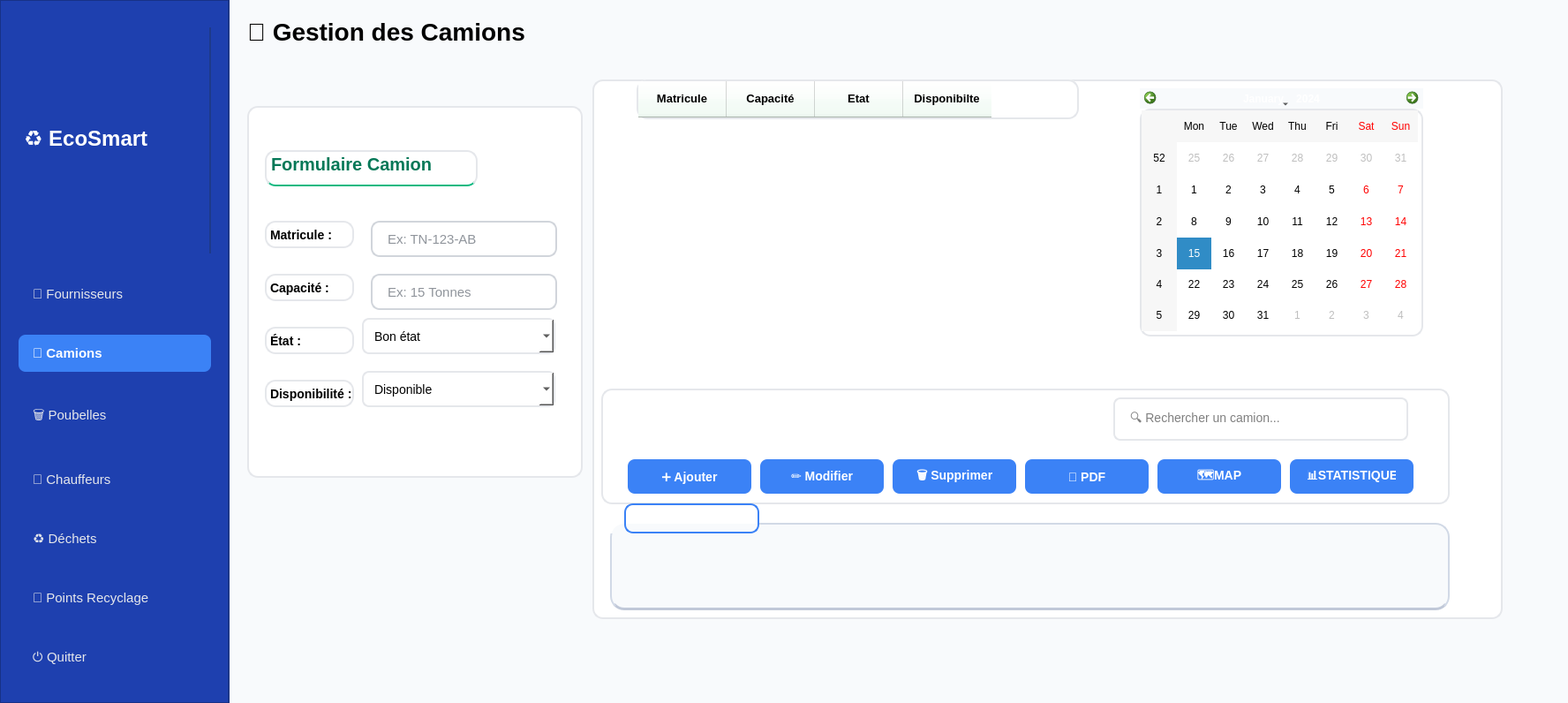
<?xml version="1.0" encoding="UTF-8"?>
<ui version="4.0">
 <class>MainWindow</class>
 <widget class="QMainWindow" name="MainWindow">
  <property name="geometry">
   <rect>
    <x>0</x>
    <y>0</y>
    <width>1776</width>
    <height>796</height>
   </rect>
  </property>
  <property name="windowTitle">
   <string>EcoSmart Collect - Gestion Intelligente des Déchets</string>
  </property>
  <widget class="QWidget" name="centralwidget">
   <layout class="QHBoxLayout" name="horizontalLayout">
    <property name="spacing">
     <number>0</number>
    </property>
    <property name="leftMargin">
     <number>0</number>
    </property>
    <property name="topMargin">
     <number>0</number>
    </property>
    <property name="rightMargin">
     <number>0</number>
    </property>
    <property name="bottomMargin">
     <number>0</number>
    </property>
    <item>
     <widget class="QFrame" name="sidebar">
      <property name="minimumSize">
       <size>
        <width>260</width>
        <height>0</height>
       </size>
      </property>
      <property name="maximumSize">
       <size>
        <width>260</width>
        <height>16777215</height>
       </size>
      </property>
      <property name="styleSheet">
       <string notr="true">QFrame {
  background-color: #1e40af;
  border-right: 2px solid #1e3a8a;
}</string>
      </property>
      <property name="frameShape">
       <enum>QFrame::Shape::StyledPanel</enum>
      </property>
      <property name="frameShadow">
       <enum>QFrame::Shadow::Raised</enum>
      </property>
      <layout class="QVBoxLayout" name="verticalLayout_2">
       <property name="spacing">
        <number>25</number>
       </property>
       <property name="leftMargin">
        <number>20</number>
       </property>
       <property name="topMargin">
        <number>30</number>
       </property>
       <property name="rightMargin">
        <number>20</number>
       </property>
       <property name="bottomMargin">
        <number>30</number>
       </property>
       <item>
        <widget class="QLabel" name="logoLabel">
         <property name="styleSheet">
          <string notr="true">color: #ffffff;
font-size: 24px;
font-weight: 700;
padding-bottom: 5px;</string>
         </property>
         <property name="text">
          <string>♻ EcoSmart</string>
         </property>
        </widget>
       </item>
       <item>
        <widget class="QPushButton" name="btnFournisseurs">
         <property name="styleSheet">
          <string notr="true">QPushButton {
  color: #e5e7eb;
  background: transparent;
  text-align: left;
  padding: 12px 16px;
  border-radius: 8px;
  font-size: 15px;
}
QPushButton:hover {
  background-color: #2563eb;
  color: white;
}</string>
         </property>
         <property name="text">
          <string>🏢 Fournisseurs</string>
         </property>
        </widget>
       </item>
       <item>
        <widget class="QPushButton" name="btnCamions">
         <property name="styleSheet">
          <string notr="true">QPushButton {
  color: white;
  background-color: #3b82f6;
  text-align: left;
  padding: 12px 16px;
  border-radius: 8px;
  font-size: 15px;
  font-weight: bold;
}</string>
         </property>
         <property name="text">
          <string>🚚 Camions</string>
         </property>
        </widget>
       </item>
       <item>
        <widget class="QPushButton" name="btnPoubelles">
         <property name="styleSheet">
          <string notr="true">QPushButton {
  color: #e5e7eb;
  background: transparent;
  text-align: left;
  padding: 12px 16px;
  border-radius: 8px;
  font-size: 15px;
}
QPushButton:hover {
  background-color: #2563eb;
  color: white;
}</string>
         </property>
         <property name="text">
          <string>🗑️ Poubelles</string>
         </property>
        </widget>
       </item>
       <item>
        <widget class="QPushButton" name="btnChauffeurs">
         <property name="styleSheet">
          <string notr="true">QPushButton {
  color: #e5e7eb;
  background: transparent;
  text-align: left;
  padding: 12px 16px;
  border-radius: 8px;
  font-size: 15px;
}
QPushButton:hover {
  background-color: #2563eb;
  color: white;
}</string>
         </property>
         <property name="text">
          <string>👤 Chauffeurs</string>
         </property>
        </widget>
       </item>
       <item>
        <widget class="QPushButton" name="btnDechets">
         <property name="styleSheet">
          <string notr="true">QPushButton {
  color: #e5e7eb;
  background: transparent;
  text-align: left;
  padding: 12px 16px;
  border-radius: 8px;
  font-size: 15px;
}
QPushButton:hover {
  background-color: #2563eb;
  color: white;
}</string>
         </property>
         <property name="text">
          <string>♻️ Déchets</string>
         </property>
        </widget>
       </item>
       <item>
        <widget class="QPushButton" name="btnPointsRecyclage">
         <property name="styleSheet">
          <string notr="true">QPushButton {
  color: #e5e7eb;
  background: transparent;
  text-align: left;
  padding: 12px 16px;
  border-radius: 8px;
  font-size: 15px;
}
QPushButton:hover {
  background-color: #2563eb;
  color: white;
}</string>
         </property>
         <property name="text">
          <string>📍 Points Recyclage</string>
         </property>
        </widget>
       </item>
       <item>
        <widget class="QPushButton" name="btnExit">
         <property name="styleSheet">
          <string notr="true">QPushButton {
  color: #e5e7eb;
  background: transparent;
  text-align: left;
  padding: 12px 16px;
  border-radius: 8px;
  font-size: 15px;
}
QPushButton:hover {
  background-color: #2563eb;
  color: white;
}</string>
         </property>
         <property name="text">
          <string>⏻ Quitter</string>
         </property>
        </widget>
       </item>
      </layout>
     </widget>
    </item>
    <item>
     <widget class="QStackedWidget" name="stackedWidget">
      <property name="currentIndex">
       <number>1</number>
      </property>
      <widget class="QWidget" name="pageFournisseurs">
       <property name="styleSheet">
        <string notr="true">background: #f8fafc;</string>
       </property>
       <layout class="QVBoxLayout" name="verticalLayout_9">
        <property name="spacing">
         <number>20</number>
        </property>
        <property name="leftMargin">
         <number>40</number>
        </property>
        <property name="topMargin">
         <number>40</number>
        </property>
        <property name="rightMargin">
         <number>40</number>
        </property>
        <property name="bottomMargin">
         <number>40</number>
        </property>
        <item>
         <widget class="QLabel" name="label_13">
          <property name="styleSheet">
           <string notr="true">color: #000000;
font-size: 28px;
font-weight: 700;
padding-bottom: 20px;</string>
          </property>
          <property name="text">
           <string>🏢 Gestion des Fournisseurs</string>
          </property>
         </widget>
        </item>
        <item>
         <widget class="QLabel" name="label_14">
          <property name="styleSheet">
           <string notr="true">color: #666666;
font-size: 18px;
background: white;
padding: 40px;
border-radius: 12px;
border: 2px dashed #10b981;
text-align: center;</string>
          </property>
          <property name="text">
           <string>⏳ Module en cours de développement...</string>
          </property>
          <property name="alignment">
           <set>Qt::AlignmentFlag::AlignCenter</set>
          </property>
         </widget>
        </item>
        <item>
         <spacer name="verticalSpacer_7">
          <property name="orientation">
           <enum>Qt::Orientation::Vertical</enum>
          </property>
          <property name="sizeHint" stdset="0">
           <size>
            <width>20</width>
            <height>40</height>
           </size>
          </property>
         </spacer>
        </item>
       </layout>
      </widget>
      <widget class="QWidget" name="pageCamions">
       <property name="styleSheet">
        <string notr="true">background-color: #f8fafc;</string>
       </property>
       <widget class="QFrame" name="tableFrame">
        <property name="geometry">
         <rect>
          <x>1010</x>
          <y>90</y>
          <width>16</width>
          <height>16</height>
         </rect>
        </property>
        <property name="styleSheet">
         <string notr="true">background: transparent;</string>
        </property>
        <property name="frameShape">
         <enum>QFrame::Shape::StyledPanel</enum>
        </property>
        <property name="frameShadow">
         <enum>QFrame::Shadow::Raised</enum>
        </property>
        <layout class="QVBoxLayout" name="verticalLayout_12">
         <property name="spacing">
          <number>20</number>
         </property>
         <property name="leftMargin">
          <number>0</number>
         </property>
         <property name="topMargin">
          <number>0</number>
         </property>
         <property name="rightMargin">
          <number>0</number>
         </property>
         <property name="bottomMargin">
          <number>0</number>
         </property>
        </layout>
       </widget>
       <widget class="QFrame" name="formFrame">
        <property name="geometry">
         <rect>
          <x>20</x>
          <y>120</y>
          <width>380</width>
          <height>421</height>
         </rect>
        </property>
        <property name="minimumSize">
         <size>
          <width>380</width>
          <height>0</height>
         </size>
        </property>
        <property name="maximumSize">
         <size>
          <width>380</width>
          <height>16777215</height>
         </size>
        </property>
        <property name="styleSheet">
         <string notr="true">QFrame {
  background: white;
  border-radius: 12px;
  border: 2px solid #e5e7eb;
}</string>
        </property>
        <property name="frameShape">
         <enum>QFrame::Shape::StyledPanel</enum>
        </property>
        <property name="frameShadow">
         <enum>QFrame::Shadow::Raised</enum>
        </property>
        <widget class="QLabel" name="formTitle">
         <property name="geometry">
          <rect>
           <x>20</x>
           <y>50</y>
           <width>241</width>
           <height>41</height>
          </rect>
         </property>
         <property name="styleSheet">
          <string notr="true">color: #047857;
font-size: 20px;
font-weight: 700;
padding-bottom: 10px;
border-bottom: 2px solid #10b981;</string>
         </property>
         <property name="text">
          <string>Formulaire Camion</string>
         </property>
        </widget>
        <widget class="QLabel" name="labelCapacite">
         <property name="geometry">
          <rect>
           <x>20</x>
           <y>190</y>
           <width>101</width>
           <height>31</height>
          </rect>
         </property>
         <property name="styleSheet">
          <string notr="true">color: #000000; font-weight: 600; font-size: 14px;</string>
         </property>
         <property name="text">
          <string>Capacité :</string>
         </property>
        </widget>
        <widget class="QComboBox" name="comboEtat">
         <property name="geometry">
          <rect>
           <x>130</x>
           <y>240</y>
           <width>219</width>
           <height>41</height>
          </rect>
         </property>
         <property name="styleSheet">
          <string notr="true">QComboBox {
  padding: 10px 12px;
  border: 2px solid #e5e7eb;
  border-radius: 8px;
  background: white;
  font-size: 14px;
  color: #000000;
}
QComboBox:focus {
  border: 2px solid #10b981;
}</string>
         </property>
         <item>
          <property name="text">
           <string>Bon état</string>
          </property>
         </item>
         <item>
          <property name="text">
           <string>En maintenance</string>
          </property>
         </item>
         <item>
          <property name="text">
           <string>Nécessite révision</string>
          </property>
         </item>
         <item>
          <property name="text">
           <string>Excellent</string>
          </property>
         </item>
        </widget>
        <widget class="QLineEdit" name="editMatricule">
         <property name="geometry">
          <rect>
           <x>140</x>
           <y>130</y>
           <width>211</width>
           <height>41</height>
          </rect>
         </property>
         <property name="styleSheet">
          <string notr="true">QLineEdit {
    padding: 12px 15px;
    border: 2px solid #d1d5db;
    border-radius: 10px;
    font-size: 15px;
    color: #1f2937;
    background-color: white;
    selection-background-color: #10b981;
    selection-color: white;
    font-family: &quot;Segoe UI&quot;, &quot;Roboto&quot;, sans-serif;
}

QLineEdit:focus {
    border: 2px solid #10b981;
    border-left: 2px solid #10b981;
    border-right: 2px solid #10b981;
    background-color: #f9fafb;
    border-bottom: 4px solid #10b981;
}

QLineEdit:hover {
    border: 2px solid #9ca3af;
    background-color: #f9fafb;
}

QLineEdit:disabled {
    background-color: #f3f4f6;
    color: #9ca3af;
    border: 2px solid #e5e7eb;
}

QLineEdit[readOnly=&quot;true&quot;] {
    background-color: #f9fafb;
    color: #6b7280;
    border: 2px solid #e5e7eb;
    font-style: italic;
}</string>
         </property>
         <property name="placeholderText">
          <string>Ex: TN-123-AB</string>
         </property>
        </widget>
        <widget class="QComboBox" name="comboDisponibilite">
         <property name="geometry">
          <rect>
           <x>130</x>
           <y>300</y>
           <width>219</width>
           <height>41</height>
          </rect>
         </property>
         <property name="styleSheet">
          <string notr="true">QComboBox {
  padding: 10px 12px;
  border: 2px solid #e5e7eb;
  border-radius: 8px;
  background: white;
  font-size: 14px;
  color: #000000;
}
QComboBox:focus {
  border: 2px solid #10b981;
}</string>
         </property>
         <item>
          <property name="text">
           <string>Disponible</string>
          </property>
         </item>
         <item>
          <property name="text">
           <string>En mission</string>
          </property>
         </item>
         <item>
          <property name="text">
           <string>Indisponible</string>
          </property>
         </item>
         <item>
          <property name="text">
           <string>En réparation</string>
          </property>
         </item>
        </widget>
        <widget class="QLabel" name="labelMatricule">
         <property name="geometry">
          <rect>
           <x>20</x>
           <y>130</y>
           <width>101</width>
           <height>31</height>
          </rect>
         </property>
         <property name="styleSheet">
          <string notr="true">color: #000000; font-weight: 600; font-size: 14px;</string>
         </property>
         <property name="text">
          <string>Matricule :</string>
         </property>
        </widget>
        <widget class="QLabel" name="labelDisponibilite">
         <property name="geometry">
          <rect>
           <x>20</x>
           <y>310</y>
           <width>101</width>
           <height>31</height>
          </rect>
         </property>
         <property name="styleSheet">
          <string notr="true">color: #000000; font-weight: 600; font-size: 14px;</string>
         </property>
         <property name="text">
          <string>Disponibilité :</string>
         </property>
        </widget>
        <widget class="QLabel" name="labelEtat">
         <property name="geometry">
          <rect>
           <x>20</x>
           <y>250</y>
           <width>101</width>
           <height>31</height>
          </rect>
         </property>
         <property name="styleSheet">
          <string notr="true">color: #000000; font-weight: 600; font-size: 14px;</string>
         </property>
         <property name="text">
          <string>État :</string>
         </property>
        </widget>
        <widget class="QLineEdit" name="editCapacite">
         <property name="geometry">
          <rect>
           <x>140</x>
           <y>190</y>
           <width>211</width>
           <height>41</height>
          </rect>
         </property>
         <property name="styleSheet">
          <string notr="true">QLineEdit {
    padding: 12px 15px;
    border: 2px solid #d1d5db;
    border-radius: 10px;
    font-size: 15px;
    color: #1f2937;
    background-color: white;
    selection-background-color: #10b981;
    selection-color: white;
    font-family: &quot;Segoe UI&quot;, &quot;Roboto&quot;, sans-serif;
}

QLineEdit:focus {
    border: 2px solid #10b981;
    border-left: 2px solid #10b981;
    border-right: 2px solid #10b981;
    background-color: #f9fafb;
    border-bottom: 4px solid #10b981;
}

QLineEdit:hover {
    border: 2px solid #9ca3af;
    background-color: #f9fafb;
}

QLineEdit:disabled {
    background-color: #f3f4f6;
    color: #9ca3af;
    border: 2px solid #e5e7eb;
}

QLineEdit[readOnly=&quot;true&quot;] {
    background-color: #f9fafb;
    color: #6b7280;
    border: 2px solid #e5e7eb;
    font-style: italic;
}</string>
         </property>
         <property name="placeholderText">
          <string>Ex: 15 Tonnes</string>
         </property>
        </widget>
       </widget>
       <widget class="QFrame" name="tableContainer">
        <property name="geometry">
         <rect>
          <x>411</x>
          <y>90</y>
          <width>1031</width>
          <height>611</height>
         </rect>
        </property>
        <property name="styleSheet">
         <string notr="true">QFrame {
  background: white;
  border-radius: 12px;
  border: 2px solid #e5e7eb;
}</string>
        </property>
        <property name="frameShape">
         <enum>QFrame::Shape::StyledPanel</enum>
        </property>
        <property name="frameShadow">
         <enum>QFrame::Shadow::Raised</enum>
        </property>
        <widget class="QFrame" name="toolbarFrame">
         <property name="geometry">
          <rect>
           <x>10</x>
           <y>350</y>
           <width>961</width>
           <height>131</height>
          </rect>
         </property>
         <property name="styleSheet">
          <string notr="true">QFrame {
  background: white;
  border-radius: 12px;
  border: 2px solid #e5e7eb;
}</string>
         </property>
         <property name="frameShape">
          <enum>QFrame::Shape::StyledPanel</enum>
         </property>
         <property name="frameShadow">
          <enum>QFrame::Shadow::Raised</enum>
         </property>
         <widget class="QPushButton" name="btnSupprimer">
          <property name="geometry">
           <rect>
            <x>330</x>
            <y>80</y>
            <width>140</width>
            <height>39</height>
           </rect>
          </property>
          <property name="styleSheet">
           <string notr="true">QPushButton {
  padding: 10px 20px;
  border-radius: 8px;
  font-size: 14px;
  font-weight: 600;
  border: none;
  min-width: 100px;
  background-color: #3b82f6;
  color: white;
}
QPushButton:hover {
  opacity: 0.9;
}</string>
          </property>
          <property name="text">
           <string>🗑 Supprimer</string>
          </property>
         </widget>
         <widget class="QPushButton" name="btnPDF">
          <property name="geometry">
           <rect>
            <x>480</x>
            <y>80</y>
            <width>140</width>
            <height>39</height>
           </rect>
          </property>
          <property name="styleSheet">
           <string notr="true">QPushButton {
  padding: 10px 20px;
  border-radius: 8px;
  font-size: 14px;
  font-weight: 600;
  border: none;
  min-width: 100px;
  background-color: #3b82f6;
  color: white;
}
QPushButton:hover {
  opacity: 0.9;
}</string>
          </property>
          <property name="text">
           <string>📄 PDF</string>
          </property>
         </widget>
         <widget class="QLineEdit" name="searchCamions">
          <property name="geometry">
           <rect>
            <x>580</x>
            <y>10</y>
            <width>334</width>
            <height>49</height>
           </rect>
          </property>
          <property name="minimumSize">
           <size>
            <width>334</width>
            <height>40</height>
           </size>
          </property>
          <property name="styleSheet">
           <string notr="true">QLineEdit {
  padding: 12px 15px;
  border: 2px solid #e5e7eb;
  border-radius: 8px;
  font-size: 14px;
  color: #000000;
  background: white;
  min-width: 300px;
}
QLineEdit:focus {
  border: 2px solid #10b981;
}</string>
          </property>
          <property name="placeholderText">
           <string>🔍 Rechercher un camion...</string>
          </property>
         </widget>
         <widget class="QPushButton" name="btnAjouter">
          <property name="geometry">
           <rect>
            <x>30</x>
            <y>80</y>
            <width>140</width>
            <height>39</height>
           </rect>
          </property>
          <property name="styleSheet">
           <string notr="true">QPushButton {
  padding: 10px 20px;
  border-radius: 8px;
  font-size: 14px;
  font-weight: 600;
  border: none;
  min-width: 100px;
  background-color:#3b82f6;
  color: white;
}
QPushButton:hover {
  opacity: 0.9;
}</string>
          </property>
          <property name="text">
           <string>➕ Ajouter</string>
          </property>
         </widget>
         <widget class="QPushButton" name="btnModifier">
          <property name="geometry">
           <rect>
            <x>180</x>
            <y>80</y>
            <width>140</width>
            <height>39</height>
           </rect>
          </property>
          <property name="styleSheet">
           <string notr="true">QPushButton {
  padding: 10px 20px;
  border-radius: 8px;
  font-size: 14px;
  font-weight: 600;
  border: none;
  min-width: 100px;
  background-color: #3b82f6;
  color: white;
}
QPushButton:hover {
  opacity: 0.9;
}</string>
          </property>
          <property name="text">
           <string>✏ Modifier</string>
          </property>
         </widget>
         <widget class="QPushButton" name="btnPDF_2">
          <property name="geometry">
           <rect>
            <x>630</x>
            <y>80</y>
            <width>140</width>
            <height>39</height>
           </rect>
          </property>
          <property name="styleSheet">
           <string notr="true">QPushButton {
  padding: 10px 20px;
  border-radius: 8px;
  font-size: 14px;
  font-weight: 600;
  border: none;
  min-width: 100px;
  background-color:#3b82f6;
  color: white;
}
QPushButton:hover {
  opacity: 0.9;
}</string>
          </property>
          <property name="text">
           <string>🗺️MAP</string>
          </property>
         </widget>
         <widget class="QPushButton" name="btnPDF_3">
          <property name="geometry">
           <rect>
            <x>780</x>
            <y>80</y>
            <width>140</width>
            <height>39</height>
           </rect>
          </property>
          <property name="styleSheet">
           <string notr="true">QPushButton {
  padding: 10px 20px;
  border-radius: 8px;
  font-size: 14px;
  font-weight: 600;
  border: none;
  min-width: 100px;
  background-color:#3b82f6;
  color: white;
}
QPushButton:hover {
  opacity: 0.9;
}</string>
          </property>
          <property name="text">
           <string>📊STATISTIQUE</string>
          </property>
         </widget>
        </widget>
        <widget class="QTableWidget" name="tableWidget">
         <property name="geometry">
          <rect>
           <x>50</x>
           <y>0</y>
           <width>501</width>
           <height>331</height>
          </rect>
         </property>
         <property name="styleSheet">
          <string notr="true">QTableWidget {
  border: none;
  gridline-color: #e5e7eb;
  selection-background-color: #dcfce7;
  selection-color: #000000;
  font-size: 14px;
}
QHeaderView::section {
  background-color: #f0fdf4;
  color: #000000;
  font-weight: 700;
  padding: 12px 10px;
  border-bottom: 2px solid #10b981;
  border-right: 1px solid #e5e7eb;
  font-size: 13px;
}
QTableWidget::item {
  padding: 10px;
  border-bottom: 1px solid #f8fafc;
  color: #000000;
}
QTableWidget::item:selected {
  background-color: #dcfce7;
  color: #000000;
  font-weight: 600;
}
</string>
         </property>
         <column>
          <property name="text">
           <string>Matricule</string>
          </property>
         </column>
         <column>
          <property name="text">
           <string>Capacité</string>
          </property>
         </column>
         <column>
          <property name="text">
           <string>Etat</string>
          </property>
         </column>
         <column>
          <property name="text">
           <string>Disponibilte</string>
          </property>
         </column>
        </widget>
        <widget class="QCalendarWidget" name="calendarWidget">
         <property name="geometry">
          <rect>
           <x>620</x>
           <y>10</y>
           <width>321</width>
           <height>281</height>
          </rect>
         </property>
        </widget>
        <widget class="QGroupBox" name="groupBox">
         <property name="geometry">
          <rect>
           <x>20</x>
           <y>480</y>
           <width>951</width>
           <height>121</height>
          </rect>
         </property>
         <property name="styleSheet">
          <string notr="true">/* 🌟 QGroupBox fond presque blanc avec bleu et gris très subtil */
QGroupBox {
    background: qlineargradient(
        x1:0, y1:0, x2:0, y2:1,
        stop:0 #F8FAFC,   /* blanc avec un peu de gris */
        stop:1 #EFF5FA    /* bleu très très pâle + gris léger */
    );
    border: 2px solid #D1D9E6;  /* gris très clair pour la bordure */
    border-radius: 16px;
    margin-top: 22px;
    padding-top: 30px;
    font-weight: 600;
    font-size: 14px;
    color: #032242;
}

/* Effet de relief */
QGroupBox {
    border-bottom: 3px solid #C0C8D8; /* gris très clair pour le relief */
}

/* 🔵 Titre = couleur de référence #3b82f6 */
QGroupBox::title {
    subcontrol-origin: margin;
    subcontrol-position: top left;
    padding: 7px 20px;
    background: qlineargradient(
        x1:0, y1:0, x2:1, y2:0,
        stop:0 #3b82f6,
        stop:0.5 #5a95f8,
        stop:1 #3b82f6
    );
    color: #ffffff; /* texte blanc pour contraste */
    border: 2px solid #3b82f6;
    border-radius: 10px;
    margin-left: 16px;
    font-weight: 700;
    letter-spacing: 0.7px;
}

/* 🔹 Bouton statistique avec la même couleur de référence */
QPushButton#statButton {
    background-color: #3b82f6;
    color: white;
    border-radius: 8px;
    padding: 6px 12px;
    font-weight: 600;
}
QPushButton#statButton:hover {
    background-color: #60a0f8;
}
QPushButton#statButton:pressed {
    background-color: #2565d6;
}


</string>
         </property>
         <property name="title">
          <string>📊STATISTIQUE</string>
         </property>
        </widget>
       </widget>
       <widget class="QLabel" name="label_15">
        <property name="geometry">
         <rect>
          <x>20</x>
          <y>10</y>
          <width>351</width>
          <height>51</height>
         </rect>
        </property>
        <property name="styleSheet">
         <string notr="true">color: #000000;
font-size: 28px;
font-weight: 700;</string>
        </property>
        <property name="text">
         <string>🚚 Gestion des Camions</string>
        </property>
       </widget>
      </widget>
      <widget class="QWidget" name="pagePoubelles">
       <property name="styleSheet">
        <string notr="true">background: #f8fafc;</string>
       </property>
       <layout class="QVBoxLayout" name="verticalLayout_3">
        <property name="spacing">
         <number>20</number>
        </property>
        <property name="leftMargin">
         <number>40</number>
        </property>
        <property name="topMargin">
         <number>40</number>
        </property>
        <property name="rightMargin">
         <number>40</number>
        </property>
        <property name="bottomMargin">
         <number>40</number>
        </property>
        <item>
         <widget class="QLabel" name="label_5">
          <property name="styleSheet">
           <string notr="true">color: #000000;
font-size: 28px;
font-weight: 700;
padding-bottom: 20px;</string>
          </property>
          <property name="text">
           <string>🗑️ Gestion des Poubelles</string>
          </property>
         </widget>
        </item>
        <item>
         <widget class="QLabel" name="label_6">
          <property name="styleSheet">
           <string notr="true">color: #666666;
font-size: 18px;
background: white;
padding: 40px;
border-radius: 12px;
border: 2px dashed #10b981;
text-align: center;</string>
          </property>
          <property name="text">
           <string>⏳ Module en cours de développement...</string>
          </property>
          <property name="alignment">
           <set>Qt::AlignmentFlag::AlignCenter</set>
          </property>
         </widget>
        </item>
        <item>
         <spacer name="verticalSpacer_3">
          <property name="orientation">
           <enum>Qt::Orientation::Vertical</enum>
          </property>
          <property name="sizeHint" stdset="0">
           <size>
            <width>20</width>
            <height>40</height>
           </size>
          </property>
         </spacer>
        </item>
       </layout>
      </widget>
      <widget class="QWidget" name="pageChauffeurs">
       <property name="styleSheet">
        <string notr="true">background: #f8fafc;</string>
       </property>
       <layout class="QVBoxLayout" name="verticalLayout_4">
        <property name="spacing">
         <number>20</number>
        </property>
        <property name="leftMargin">
         <number>40</number>
        </property>
        <property name="topMargin">
         <number>40</number>
        </property>
        <property name="rightMargin">
         <number>40</number>
        </property>
        <property name="bottomMargin">
         <number>40</number>
        </property>
        <item>
         <widget class="QLabel" name="label_7">
          <property name="styleSheet">
           <string notr="true">color: #000000;
font-size: 28px;
font-weight: 700;
padding-bottom: 20px;</string>
          </property>
          <property name="text">
           <string>👤 Gestion des Chauffeurs</string>
          </property>
         </widget>
        </item>
        <item>
         <widget class="QLabel" name="label_8">
          <property name="styleSheet">
           <string notr="true">color: #666666;
font-size: 18px;
background: white;
padding: 40px;
border-radius: 12px;
border: 2px dashed #10b981;
text-align: center;</string>
          </property>
          <property name="text">
           <string>⏳ Module en cours de développement...</string>
          </property>
          <property name="alignment">
           <set>Qt::AlignmentFlag::AlignCenter</set>
          </property>
         </widget>
        </item>
        <item>
         <spacer name="verticalSpacer_4">
          <property name="orientation">
           <enum>Qt::Orientation::Vertical</enum>
          </property>
          <property name="sizeHint" stdset="0">
           <size>
            <width>20</width>
            <height>40</height>
           </size>
          </property>
         </spacer>
        </item>
       </layout>
      </widget>
      <widget class="QWidget" name="pageDechets">
       <property name="styleSheet">
        <string notr="true">background: #f8fafc;</string>
       </property>
       <layout class="QVBoxLayout" name="verticalLayout_5">
        <property name="spacing">
         <number>20</number>
        </property>
        <property name="leftMargin">
         <number>40</number>
        </property>
        <property name="topMargin">
         <number>40</number>
        </property>
        <property name="rightMargin">
         <number>40</number>
        </property>
        <property name="bottomMargin">
         <number>40</number>
        </property>
        <item>
         <widget class="QLabel" name="label_9">
          <property name="styleSheet">
           <string notr="true">color: #000000;
font-size: 28px;
font-weight: 700;
padding-bottom: 20px;</string>
          </property>
          <property name="text">
           <string>♻️ Gestion des Déchets</string>
          </property>
         </widget>
        </item>
        <item>
         <widget class="QLabel" name="label_10">
          <property name="styleSheet">
           <string notr="true">color: #666666;
font-size: 18px;
background: white;
padding: 40px;
border-radius: 12px;
border: 2px dashed #10b981;
text-align: center;</string>
          </property>
          <property name="text">
           <string>⏳ Module en cours de développement...</string>
          </property>
          <property name="alignment">
           <set>Qt::AlignmentFlag::AlignCenter</set>
          </property>
         </widget>
        </item>
        <item>
         <spacer name="verticalSpacer_5">
          <property name="orientation">
           <enum>Qt::Orientation::Vertical</enum>
          </property>
          <property name="sizeHint" stdset="0">
           <size>
            <width>20</width>
            <height>40</height>
           </size>
          </property>
         </spacer>
        </item>
       </layout>
      </widget>
      <widget class="QWidget" name="pagePointsRecyclage">
       <property name="styleSheet">
        <string notr="true">background: #f8fafc;</string>
       </property>
       <layout class="QVBoxLayout" name="verticalLayout_6">
        <property name="spacing">
         <number>20</number>
        </property>
        <property name="leftMargin">
         <number>40</number>
        </property>
        <property name="topMargin">
         <number>40</number>
        </property>
        <property name="rightMargin">
         <number>40</number>
        </property>
        <property name="bottomMargin">
         <number>40</number>
        </property>
        <item>
         <widget class="QLabel" name="label_11">
          <property name="styleSheet">
           <string notr="true">color: #000000;
font-size: 28px;
font-weight: 700;
padding-bottom: 20px;</string>
          </property>
          <property name="text">
           <string>📍 Points de Recyclage</string>
          </property>
         </widget>
        </item>
        <item>
         <widget class="QLabel" name="label_12">
          <property name="styleSheet">
           <string notr="true">color: #666666;
font-size: 18px;
background: white;
padding: 40px;
border-radius: 12px;
border: 2px dashed #10b981;
text-align: center;</string>
          </property>
          <property name="text">
           <string>⏳ Module en cours de développement...</string>
          </property>
          <property name="alignment">
           <set>Qt::AlignmentFlag::AlignCenter</set>
          </property>
         </widget>
        </item>
        <item>
         <spacer name="verticalSpacer_6">
          <property name="orientation">
           <enum>Qt::Orientation::Vertical</enum>
          </property>
          <property name="sizeHint" stdset="0">
           <size>
            <width>20</width>
            <height>40</height>
           </size>
          </property>
         </spacer>
        </item>
       </layout>
      </widget>
     </widget>
    </item>
   </layout>
  </widget>
 </widget>
 <resources/>
 <connections/>
</ui>
